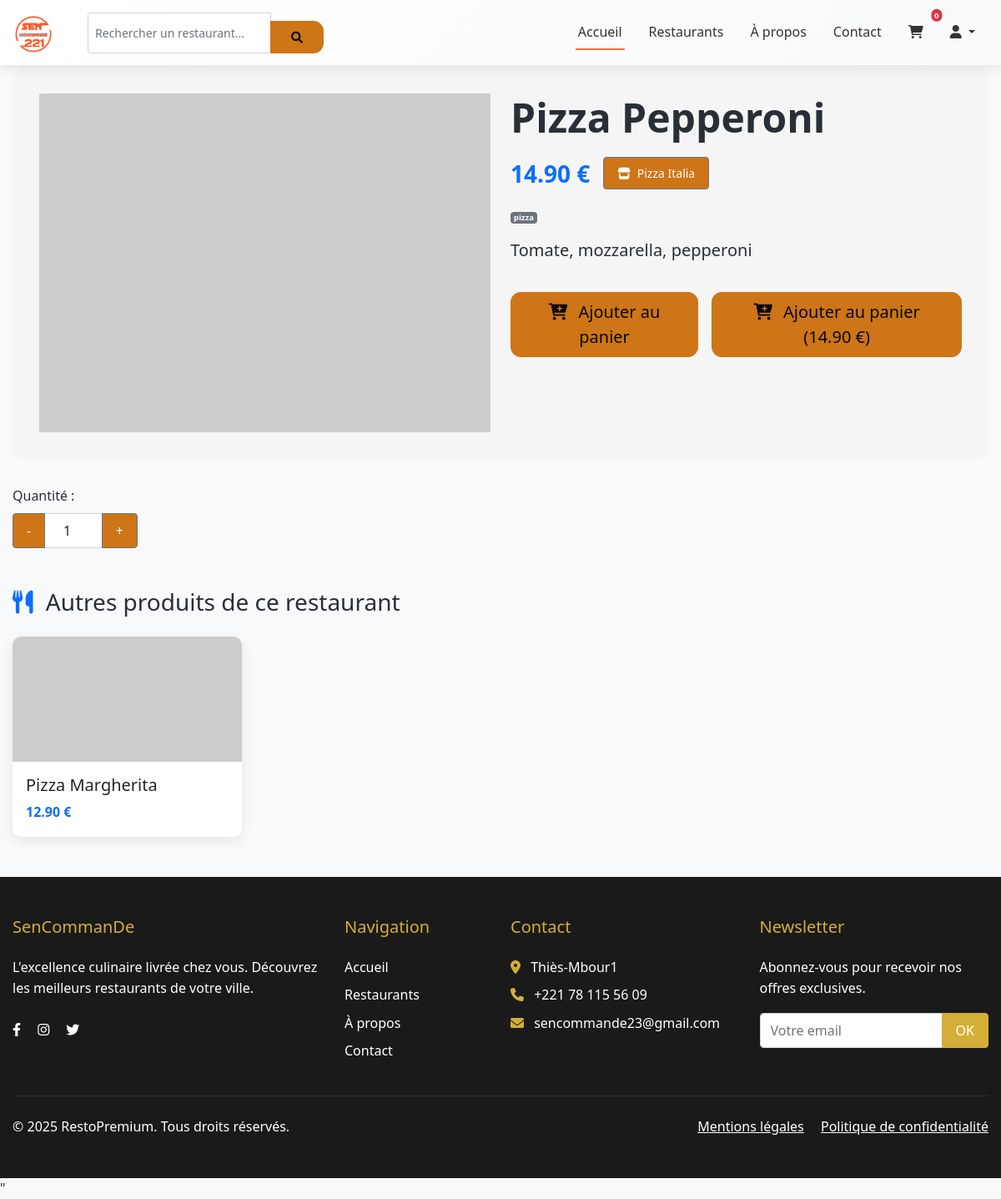
The page /product.php?id=4 on the database its author committed.
### tables this page shows
CREATE TABLE `menus` (
  `id` int(11) NOT NULL,
  `restaurant_id` int(11) NOT NULL,
  `name` varchar(100) NOT NULL,
  `description` text DEFAULT NULL,
  `price` decimal(10,2) NOT NULL,
  `category` varchar(50) DEFAULT NULL,
  `image_url` varchar(255) DEFAULT NULL,
  `is_available` tinyint(1) DEFAULT 1,
  `created_at` timestamp NOT NULL DEFAULT current_timestamp(),
  `updated_at` timestamp NOT NULL DEFAULT current_timestamp() ON UPDATE current_timestamp()
);

CREATE TABLE `restaurants` (
  `id` int(11) NOT NULL,
  `user_id` int(11) NOT NULL,
  `name` varchar(100) NOT NULL,
  `description` text DEFAULT NULL,
  `address` varchar(255) NOT NULL,
  `phone` varchar(20) DEFAULT NULL,
  `image_url` varchar(255) DEFAULT NULL,
  `created_at` timestamp NOT NULL DEFAULT current_timestamp(),
  `updated_at` timestamp NOT NULL DEFAULT current_timestamp() ON UPDATE current_timestamp()
);

### includes/functions.php (called while the page is built, shortened)
<?php
function getProductImage($productId, $imageUrl = null) {
    $basePath = IMG_BASE_PATH . 'products/';
    $baseUrl = IMG_BASE_URL . 'products/';
    $extensions = ['jpg', 'jpeg', 'png', 'webp', 'gif'];
    foreach ($extensions as $ext) {
        $imagePath = $basePath . $productId . '.' . $ext;
    }
    $defaultPath = $basePath . 'default.jpg';
    return 'https://via.placeholder.com/400x300/4ECDC4/ffffff?text=Produit+Non+Disponible';
}
?>

### product.php (the view, shortened to what this page needs)
<?php
require_once __DIR__.'/includes/functions.php';
$productId = (int)$_GET['id'];
$db = connectDB();
try {
    $stmt = $db->prepare("
        SELECT m.*, r.name as restaurant_name, r.id as restaurant_id
        FROM menus m
        JOIN restaurants r ON m.restaurant_id = r.id
        WHERE m.id = ? AND m.is_available = 1
    ");
    $stmt->execute([$productId]);
    $product = $stmt->fetch();
    $stmt = $db->prepare("
        SELECT m.id, m.name, m.price, m.image_url
        FROM menus m
        WHERE m.restaurant_id = ? AND m.id != ? AND m.is_available = 1
        LIMIT 4
    ");
    $stmt->execute([$product['restaurant_id'], $productId]);
    $similarProducts = $stmt->fetchAll();
} catch (PDOException $e) {
    error_log("Erreur DB product.php: " . $e->getMessage());
    $errorMessage = DEV_MODE ? "Erreur: " . $e->getMessage() : "Une erreur est survenue lors du chargement du produit.";
    die($errorMessage);
}
?>
<!DOCTYPE html>
<html lang="fr">
<head>
    <link href="https://cdn.jsdelivr.net/npm/bootstrap@5.1.3/dist/css/bootstrap.min.css" rel="stylesheet">
    <link rel="stylesheet" href="https://cdnjs.cloudflare.com/ajax/libs/font-awesome/6.0.0/css/all.min.css">
    <link rel="stylesheet" href="<?= BASE_URL ?>assets/css/nav.css">
    <link rel="stylesheet" href="<?= BASE_URL ?>assets/css/style.css">
</head>
<body>
    <?php include __DIR__.'/includes/nav.php'; ?>
    <main class="container mb-5">
        <div class="product-hero">
            <div class="row">
                <div class="col-md-6 mb-4 mb-md-0">
                <img src="<?= getProductImage($product['id'], $product['image_url']) ?>"
     class="card-img-top"
     alt="<?= htmlspecialchars($menu['name']) ?>"
     loading="lazy">
                </div>
                <div class="col-md-6">
                    <h1 class="display-5 fw-bold mb-3"><?= htmlspecialchars($product['name']) ?></h1>
                    <div class="d-flex align-items-center mb-3">
                        <span class="text-primary fw-bold fs-3 me-3">
                            <?= number_format($product['price'], 2) ?> €
                        </span>
                        <a href="restaurant.php?id=<?= $product['restaurant_id'] ?>" class="btn btn-sm btn-outline-secondary">
                            <i class="fas fa-store me-1"></i> <?= htmlspecialchars($product['restaurant_name']) ?>
                        </a>
                    </div>
                    <?php if(!empty($product['category'])): ?>
                    <span class="badge bg-secondary mb-3">
                        <?= htmlspecialchars($product['category']) ?>
                    </span>
                    <?php endif; ?>
                    <p class="lead mb-4"><?= htmlspecialchars($product['description']) ?></p>
                    <div class="d-flex gap-3">
                        <button class="btn btn-primary btn-lg">
                            <i class="fas fa-cart-plus me-2"></i> Ajouter au panier
                            <button class="btn btn-primary btn-lg" id="addToCartBtn" data-product-id="<?= $product['id'] ?>">
    <i class="fas fa-cart-plus me-2"></i> Ajouter au panier (<?= number_format($product['price'], 2) ?> €)
</button>
                    </div>
                </div>
            </div>
        </div>
        <div class="quantity-selector mb-4">
    <label class="form-label">Quantité :</label>
    <div class="input-group" style="width: 150px;">
        <button class="btn btn-outline-secondary quantity-minus" type="button">-</button>
        <input type="number" class="form-control text-center" value="1" min="1" id="quantity">
        <button class="btn btn-outline-secondary quantity-plus" type="button">+</button>
    </div>
</div>
        <?php if(!empty($similarProducts)): ?>
        <section class="mt-5">
            <h3 class="mb-4">
                <i class="fas fa-utensils me-2 text-primary"></i>
                Autres produits de ce restaurant
            </h3>
            <div class="row g-4">
                <?php foreach($similarProducts as $similar): ?>
                <div class="col-6 col-md-4 col-lg-3">
                    <a href="product.php?id=<?= $similar['id'] ?>" class="text-decoration-none text-dark">
                        <div class="card similar-product-card h-100">
                            <img src="<?= $similar['image'] ?>"
                                 class="card-img-top"
                                 alt="<?= htmlspecialchars($similar['name']) ?>"
                                 loading="lazy">
                            <div class="card-body">
                                <h5 class="card-title"><?= htmlspecialchars($similar['name']) ?></h5>
                                <p class="card-text text-primary fw-bold">
                                    <?= number_format($similar['price'], 2) ?> €
                                </p>
                            </div>
                        </div>
                    </a>
                </div>
                <?php endforeach; ?>
            </div>
        </section>
        <?php endif; ?>
    </main>
    <?php include __DIR__.'/includes/footer.php'; ?>
</body>
</html>"

### assets/css/style.css (style rules this page uses)
:root { --primary-color: #ff6b6b; --secondary-color: #4ecdc4; --dark-color: #a2b5cb; --light-color: #f7fff7; --gray-color: #6c757d; }
body { font-family: 'Segoe UI', sans-serif; line-height: 1.6; color: var(--dark-color); background-color: #f8f9fa; }
.container { max-width: 1200px; margin: 0 auto; padding: 0 15px; }
.btn { background: var(--primary-color); color: white; padding: 0.5rem 1rem; border-radius: 4px; text-decoration: none; transition: background 0.3s; }
.btn-primary { background: #f5f2f2; color: rgb(7, 7, 7); padding: 8px 15px; border-radius: 12px; display: inline-block; margin-top: 10px; }
.badge { font-size: 0.6rem; padding: 0.25em 0.4em; }
:root { --primary-color: #ff6b35; }

### product.php (style rules this page uses)
:root { --primary-color:rgb(205, 117, 23); --secondary-color: #4ecdc4; --dark-color: #292f36; --light-color: #f7fff7; }
body { font-family: 'Segoe UI', Tahoma, Geneva, Verdana, sans-serif; background-color: #f8f9fa; padding-top: 80px; }
.product-hero { background-color: #f5f5f5; border-radius: 15px; padding: 2rem; margin-bottom: 2rem; }
.similar-product-card { transition: all 0.3s ease; border: none; border-radius: 10px; overflow: hidden; box-shadow: 0 5px 15px rgba(0,0,0,0.08); }
.similar-product-card img { height: 150px; object-fit: cover; width: 100%; }
.btn-primary { background-color: var(--primary-color); border-color: var(--primary-color); padding: 0.5rem 1.5rem; }

### rows shown on the page
menus: name "Pizza Pepperoni", price "14.90", restaurant.name "Pizza Italia", category "pizza", description "Tomate, mozzarella, pepperoni"
menus: name "Pizza Margherita", price "12.90"
